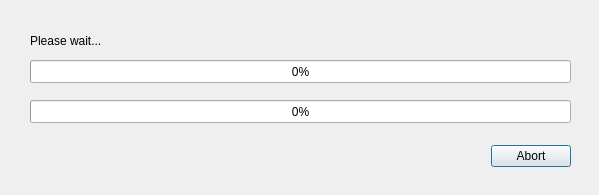
<?xml version="1.0" encoding="UTF-8"?>
<ui version="4.0">
 <class>QVTKProgressDialog</class>
 <widget class="QDialog" name="QVTKProgressDialog">
  <property name="geometry">
   <rect>
    <x>0</x>
    <y>0</y>
    <width>599</width>
    <height>195</height>
   </rect>
  </property>
  <property name="windowTitle">
   <string>Dialog</string>
  </property>
  <widget class="QDialogButtonBox" name="buttonBox">
   <property name="geometry">
    <rect>
     <x>30</x>
     <y>140</y>
     <width>541</width>
     <height>32</height>
    </rect>
   </property>
   <property name="orientation">
    <enum>Qt::Horizontal</enum>
   </property>
   <property name="standardButtons">
    <set>QDialogButtonBox::Abort</set>
   </property>
  </widget>
  <widget class="QProgressBar" name="localProgressBar">
   <property name="geometry">
    <rect>
     <x>30</x>
     <y>60</y>
     <width>541</width>
     <height>23</height>
    </rect>
   </property>
   <property name="value">
    <number>0</number>
   </property>
  </widget>
  <widget class="QLabel" name="label">
   <property name="geometry">
    <rect>
     <x>30</x>
     <y>31</y>
     <width>541</width>
     <height>20</height>
    </rect>
   </property>
   <property name="text">
    <string>Please wait...</string>
   </property>
  </widget>
  <widget class="QProgressBar" name="globalProgressBar">
   <property name="geometry">
    <rect>
     <x>30</x>
     <y>100</y>
     <width>541</width>
     <height>23</height>
    </rect>
   </property>
   <property name="value">
    <number>0</number>
   </property>
  </widget>
 </widget>
 <resources/>
 <connections>
  <connection>
   <sender>buttonBox</sender>
   <signal>rejected()</signal>
   <receiver>QVTKProgressDialog</receiver>
   <slot>reject()</slot>
   <hints>
    <hint type="sourcelabel">
     <x>336</x>
     <y>100</y>
    </hint>
    <hint type="destinationlabel">
     <x>286</x>
     <y>159</y>
    </hint>
   </hints>
  </connection>
 </connections>
</ui>
